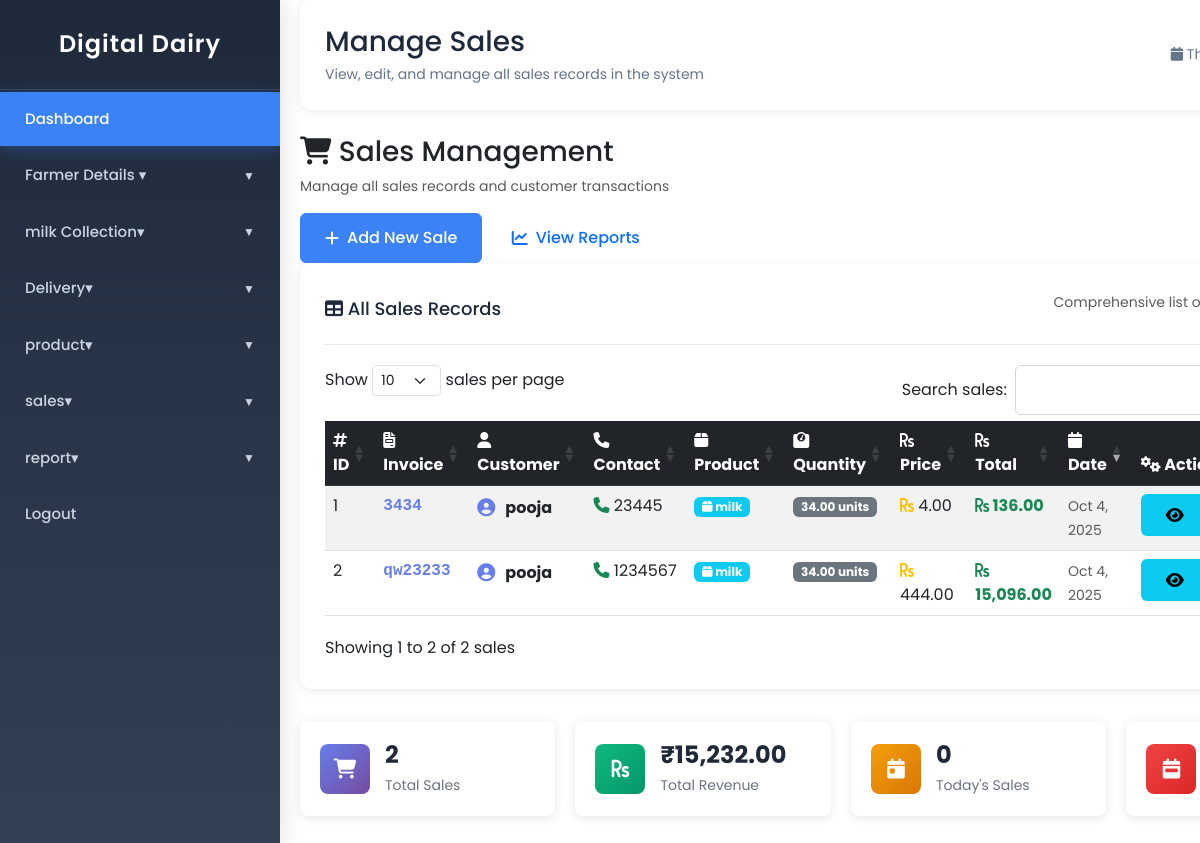
/manage_sales.php (signed in), run on the app's committed database.
### tables this page shows
CREATE TABLE `tblsales` (
  `ID` int(11) NOT NULL,
  `InvoiceNumber` varchar(50) DEFAULT NULL,
  `CustomerName` varchar(100) DEFAULT NULL,
  `Contact` varchar(20) DEFAULT NULL,
  `ProductName` varchar(100) DEFAULT NULL,
  `Quantity` int(11) DEFAULT NULL,
  `Price` decimal(10,2) DEFAULT NULL,
  `TotalAmount` decimal(10,2) DEFAULT NULL,
  `SalesDate` date DEFAULT NULL,
  `PostingDate` timestamp NOT NULL DEFAULT current_timestamp()
);

### manage_sales.php (the view, shortened to what this page needs)
<?php
include('includes/header.php');
include('includes/config.php');
?>
<!DOCTYPE html>
<html lang="en">
<head>
    <link rel="stylesheet" href="style.css">
    <link rel="stylesheet" href="https://cdnjs.cloudflare.com/ajax/libs/font-awesome/6.4.0/css/all.min.css">
    <link rel="stylesheet" href="https://cdn.datatables.net/1.11.5/css/dataTables.bootstrap5.min.css">
</head>
<body>
    <div class="dashboard-container" style="max-width: 100%; overflow-x: hidden;">
        <?php include('includes/sidebar.php'); ?>
        <div class="dashboard-main" style="width: 100%; max-width: 100%;">
            <div class="dashboard-header">
                <div class="dashboard-title">
                    <h1>Manage Sales</h1>
                    <p>View, edit, and manage all sales records in the system</p>
                </div>
                <div class="date-display">
                    <i class="fas fa-calendar"></i>
                    <span id="currentDateTime"></span>
                </div>
            </div>
            <div class="action-bar">
                <div class="action-info">
                    <h3><i class="fas fa-shopping-cart"></i> Sales Management</h3>
                    <p class="text-muted">Manage all sales records and customer transactions</p>
                </div>
                <div class="action-buttons">
                    <a href="add_sales.php" class="btn btn-primary">
                        <i class="fas fa-plus"></i> Add New Sale
                    </a>
                    <a href="sales_report.php" class="btn btn-outline-primary">
                        <i class="fas fa-chart-line"></i> View Reports
                    </a>
                </div>
            </div>
            <div class="chart-card">
                <div class="chart-header">
                    <h3><i class="fas fa-table"></i> All Sales Records</h3>
                    <p class="text-muted">Comprehensive list of all sales transactions</p>
                </div>
                <div class="table-container">
                    <div class="table-responsive">
                        <table class="table table-striped table-hover" id="salesTable">
                            <thead class="table-dark">
                                <tr>
                                    <th><i class="fas fa-hashtag"></i> ID</th>
                                    <th><i class="fas fa-file-invoice"></i> Invoice</th>
                                    <th><i class="fas fa-user"></i> Customer</th>
                                    <th><i class="fas fa-phone"></i> Contact</th>
                                    <th><i class="fas fa-box"></i> Product</th>
                                    <th><i class="fas fa-weight"></i> Quantity</th>
                                    <th><i class="fas fa-rupee-sign"></i> Price</th>
                                    <th><i class="fas fa-rupee-sign"></i> Total</th>
                                    <th><i class="fas fa-calendar"></i> Date</th>
                                    <th><i class="fas fa-cogs"></i> Actions</th>
                                </tr>
                            </thead>
                            <tbody>
                                <?php
                                $ret = mysqli_query($con, "SELECT * FROM tblsales ORDER BY SalesDate DESC");
                                $cnt = 1;
                                while ($row = mysqli_fetch_array($ret)) {
                                ?>
                                    <tr>
                                        <td><?php echo htmlspecialchars($cnt++); ?></td>
                                        <td>
                                            <div class="invoice-info">
                                                <strong class="invoice-number">
                                                    <?php echo htmlspecialchars($row['InvoiceNumber']); ?>
                                                </strong>
                                            </div>
                                        </td>
                                        <td>
                                            <div class="customer-info">
                                                <div class="customer-avatar">
                                                    <i class="fas fa-user-circle"></i>
                                                </div>
                                                <div>
                                                    <strong><?php echo htmlspecialchars($row['CustomerName']); ?></strong>
                                                </div>
                                            </div>
                                        </td>
                                        <td>
                                            <i class="fas fa-phone text-success"></i>
                                            <?php echo htmlspecialchars($row['Contact']); ?>
                                        </td>
                                        <td>
                                            <span class="badge bg-info">
                                                <i class="fas fa-box"></i>
                                                <?php echo htmlspecialchars($row['ProductName']); ?>
                                            </span>
                                        </td>
                                        <td>
                                            <span class="badge bg-secondary">
                                                <?php echo htmlspecialchars(number_format($row['Quantity'], 2)); ?> units
                                            </span>
                                        </td>
                                        <td>
                                            <i class="fas fa-rupee-sign text-warning"></i>
                                            <?php echo htmlspecialchars(number_format($row['Price'], 2)); ?>
                                        </td>
                                        <td>
                                            <strong class="text-success">
                                                <i class="fas fa-rupee-sign"></i>
                                                <?php echo htmlspecialchars(number_format($row['TotalAmount'], 2)); ?>
                                            </strong>
                                        </td>
                                        <td>
                                            <small class="text-muted">
                                                <?php echo date('M j, Y', strtotime($row['SalesDate'])); ?>
                                            </small>
                                        </td>
                                        <td>
                                            <div class="action-buttons-cell">
                                                <button class="btn btn-sm btn-info view-sale"
                                                        data-invoice="<?php echo $row['InvoiceNumber']; ?>"
                                                        title="View Details">
                                                    <i class="fas fa-eye"></i>
                                                </button>
                                            </div>
                                        </td>
                                    </tr>
                                <?php } ?>
                            </tbody>
                        </table>
                    </div>
                </div>
            </div>
            <div class="stats-grid" style="margin-top: 2rem;">
                <div class="stat-card">
                    <div class="stat-icon sales">
                        <i class="fas fa-shopping-cart"></i>
                    </div>
                    <div class="stat-content">
                        <?php
                        $result = mysqli_query($con, "SELECT COUNT(*) as total FROM tblsales");
                        $total_sales = 0;
                        if ($row = mysqli_fetch_assoc($result)) {
                            $total_sales = $row['total'];
                        }
                        ?>
                        <h3><?php echo number_format($total_sales); ?></h3>
                        <p>Total Sales</p>
                    </div>
                </div>
                <div class="stat-card">
                    <div class="stat-icon revenue">
                        <i class="fas fa-rupee-sign"></i>
                    </div>
                    <div class="stat-content">
                        <?php
                        $result = mysqli_query($con, "SELECT SUM(TotalAmount) as total FROM tblsales");
                        $total_revenue = 0;
                        if ($row = mysqli_fetch_assoc($result)) {
                            $total_revenue = $row['total'] ? $row['total'] : 0;
                        }
                        ?>
                        <h3>₹<?php echo number_format($total_revenue, 2); ?></h3>
                        <p>Total Revenue</p>
                    </div>
                </div>
                <div class="stat-card">
                    <div class="stat-icon today">
                        <i class="fas fa-calendar-day"></i>
                    </div>
                    <div class="stat-content">
                        <?php
                        $result = mysqli_query($con, "SELECT COUNT(*) as today FROM tblsales WHERE DATE(SalesDate) = CURDATE()");
                        $today_sales = 0;
                        if ($row = mysqli_fetch_assoc($result)) {
                            $today_sales = $row['today'];
                        }
                        ?>
                        <h3><?php echo number_format($today_sales); ?></h3>
                        <p>Today's Sales</p>
                    </div>
                </div>
                <div class="stat-card">
                    <div class="stat-icon month">
                        <i class="fas fa-calendar-week"></i>
                    </div>
                </div>
            </div>
        </div>
    </div>
</body>
</html>

### style.css (style rules this page uses)
* { margin: 0; padding: 0; box-sizing: border-box; font-family: 'Poppins', sans-serif; }
body { margin: 0; padding: 0; font-family: 'Segoe UI', sans-serif; display: flex; justify-content: center; align-items: center; min-height: 100vh; }
button { width: 100%; padding: 10px; background-color: #2c2c54; color: white; border: none; border-radius: 5px; font-weight: bold; cursor: pointer; }
.dashboard-container { display: flex; min-height: 100vh; }
.dashboard-header { background: #fff; padding: 25px; border-radius: 12px; box-shadow: 0 2px 10px rgba(0,0,0,0.08); margin-bottom: 25px; display: flex; justify-content: space-between; align-items: center; }
.dashboard-title h1 { margin: 0; color: #1e293b; font-size: 28px; }
.dashboard-title p { margin: 5px 0 0 0; color: #64748b; font-size: 14px; }
.date-display { color: #64748b; font-size: 14px; }
.stats-grid { display: grid; grid-template-columns: repeat(auto-fit, minmax(250px, 1fr)); gap: 20px; margin-bottom: 30px; }
.stat-card { background: #fff; padding: 30px; border-radius: 12px; box-shadow: 0 2px 10px rgba(0,0,0,0.08); display: flex; align-items: center; gap: 20px; transition: transform 0.3s ease; }
.stat-icon { width: 60px; height: 60px; border-radius: 12px; display: flex; align-items: center; justify-content: center; font-size: 24px; color: #fff; }
.stat-icon.revenue { background: linear-gradient(135deg, #4facfe 0%, #00f2fe 100%); }
.stat-content h3 { font-size: 28px; font-weight: 700; margin: 0 0 5px 0; color: #1e293b; }
.stat-content p { margin: 0; color: #64748b; font-size: 14px; }
.chart-card { background: #fff; padding: 25px; border-radius: 12px; box-shadow: 0 2px 10px rgba(0,0,0,0.08); }
.chart-header { display: flex; justify-content: space-between; align-items: center; margin-bottom: 20px; padding-bottom: 15px; border-bottom: 1px solid #e2e8f0; }
.chart-header h3 { margin: 0; color: #1e293b; font-size: 18px; }
:root { --sidebar-bg: linear-gradient(180deg, #1e293b 0%, #334155 100%); --sidebar-hover: rgba(255, 255, 255, 0.1); --sidebar-active: #3b82f6; --text-primary: #ffffff; --text-secondary: #cbd5e1; --transition: all 0.3s cubic-bezier(0.4, 0, 0.2, 1); }
.btn { display: inline-flex; align-items: center; gap: 0.5rem; padding: 0.75rem 1.5rem; border: 1px solid transparent; border-radius: 0.375rem; font-size: 1rem; font-weight: 500; text-decoration: none; cursor: pointer; transition: all 0.2s; }
.btn-primary { background-color: #3b82f6; color: white; border-color: #3b82f6; }
.text-muted { color: #6b7280; font-size: 0.875rem; margin-top: 0.25rem; }

### manage_sales.php (style rules this page uses)
.invoice-info, .customer-info { display: flex; align-items: center; gap: 10px; }
.customer-avatar, .user-avatar { color: #667eea; font-size: 18px; }
.invoice-number { color: #667eea; font-family: monospace; }
.action-buttons-cell { display: flex; gap: 5px; }
.stat-card { background: white; border-radius: 8px; padding: 20px; box-shadow: 0 2px 10px rgba(0,0,0,0.1); display: flex; align-items: center; gap: 15px; }
.stat-icon { width: 50px; height: 50px; border-radius: 8px; display: flex; align-items: center; justify-content: center; font-size: 20px; color: white; }
.stat-icon.sales { background: linear-gradient(135deg, #667eea, #764ba2); }
.stat-icon.revenue { background: linear-gradient(135deg, #10b981, #059669); }
.stat-icon.today { background: linear-gradient(135deg, #f59e0b, #d97706); }
.stat-icon.month { background: linear-gradient(135deg, #ef4444, #dc2626); }
.stat-content h3 { margin: 0 0 5px 0; font-size: 24px; font-weight: bold; color: #1f2937; }
.stat-content p { margin: 0; color: #6b7280; font-size: 14px; }
.stats-grid { display: grid; grid-template-columns: repeat(auto-fit, minmax(250px, 1fr)); gap: 20px; }

### data on the page
tblsales: InvoiceNumber "3434", CustomerName "pooja", Contact "23445", ProductName "milk", Quantity "34.00", Price "4.00", TotalAmount "136.00", SalesDate "Oct 4, 2025"
tblsales: InvoiceNumber "qw23233", CustomerName "pooja", Contact "1234567", ProductName "milk", Quantity "34.00", Price "444.00", TotalAmount "15,096.00", SalesDate "Oct 4, 2025"

### other printed values
$total_sales "2"
$total_revenue "15,232.00"
$today_sales "0"
